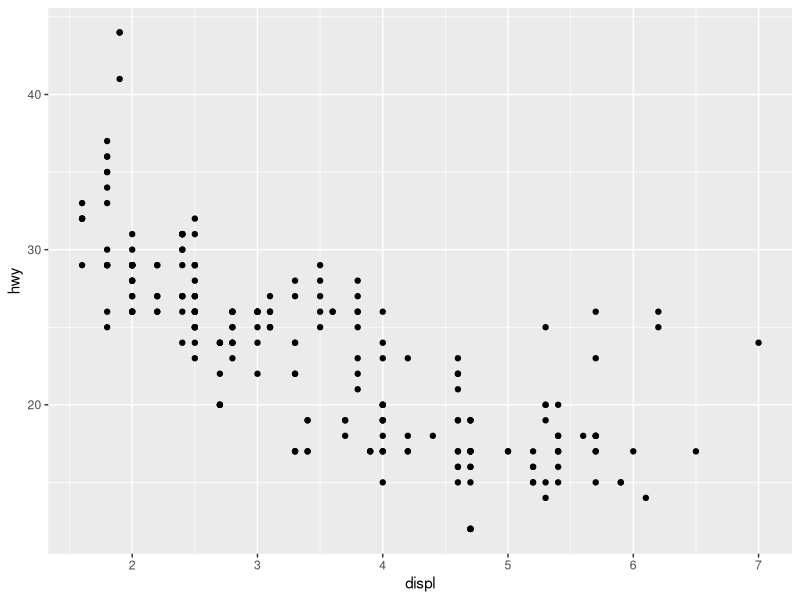
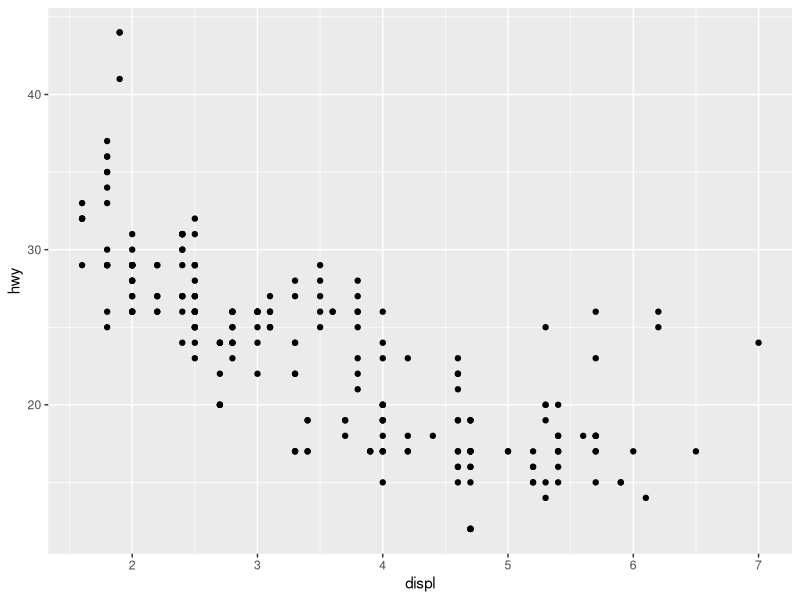
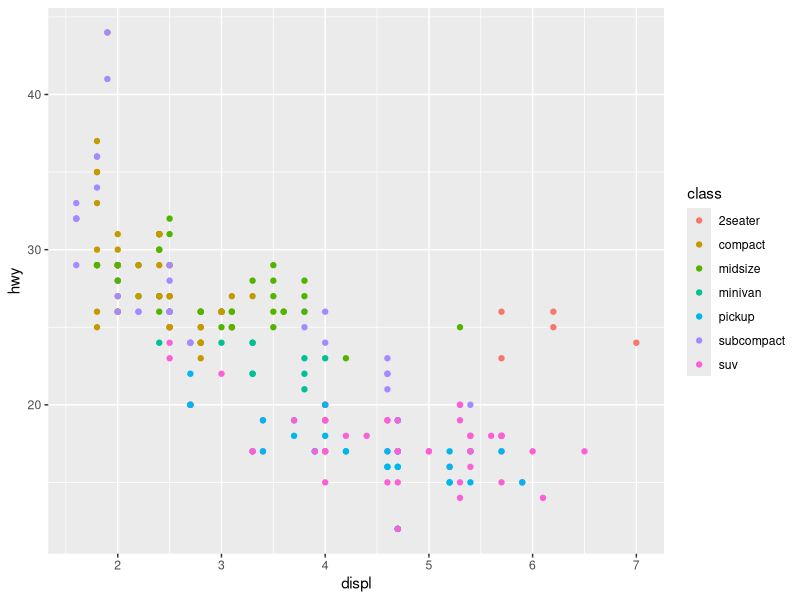
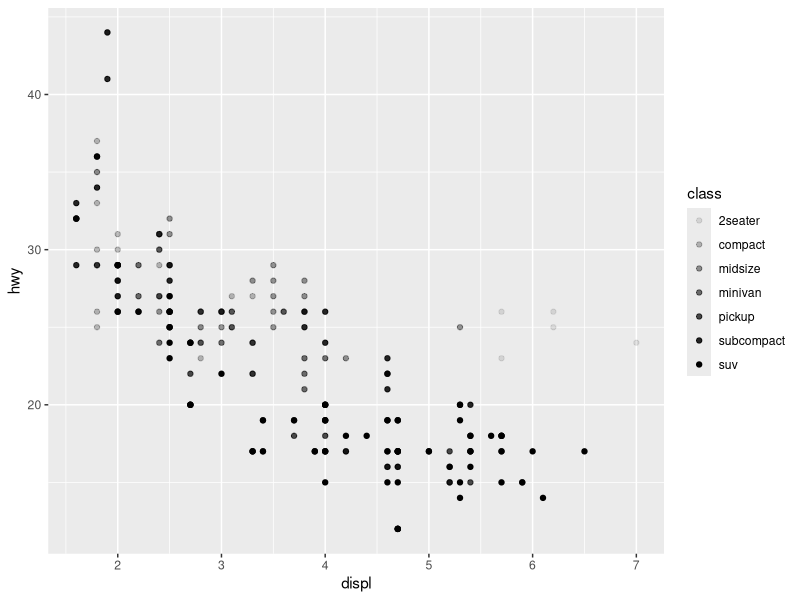
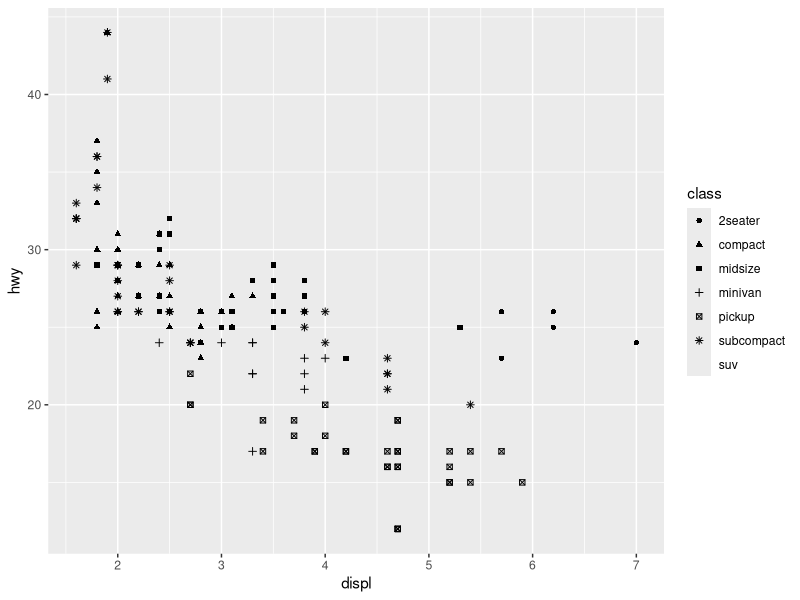
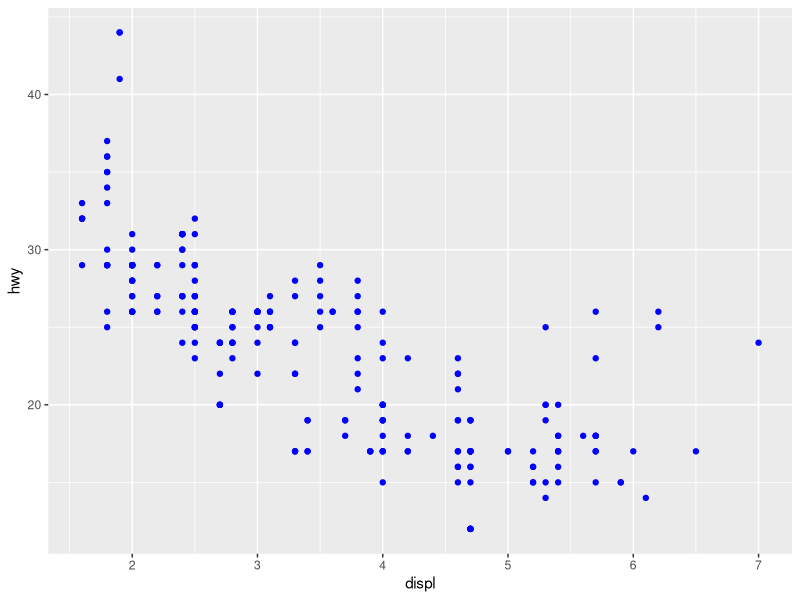
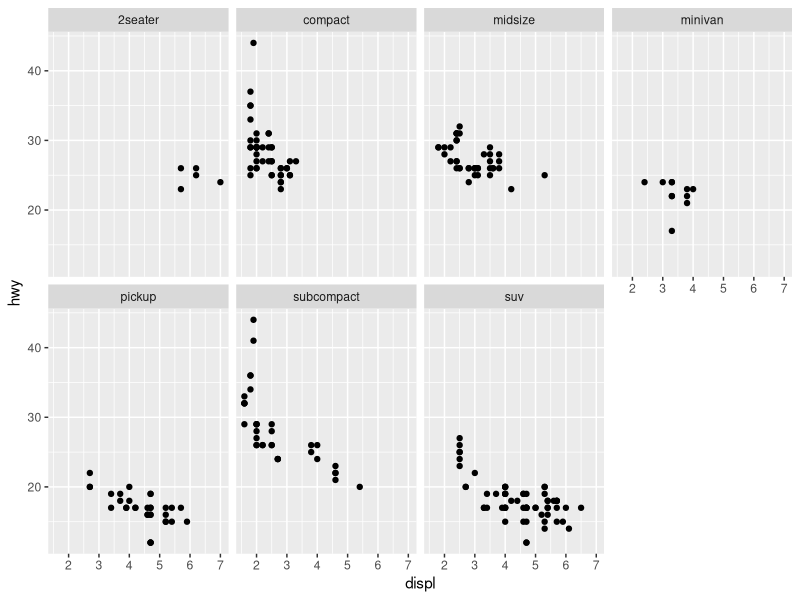
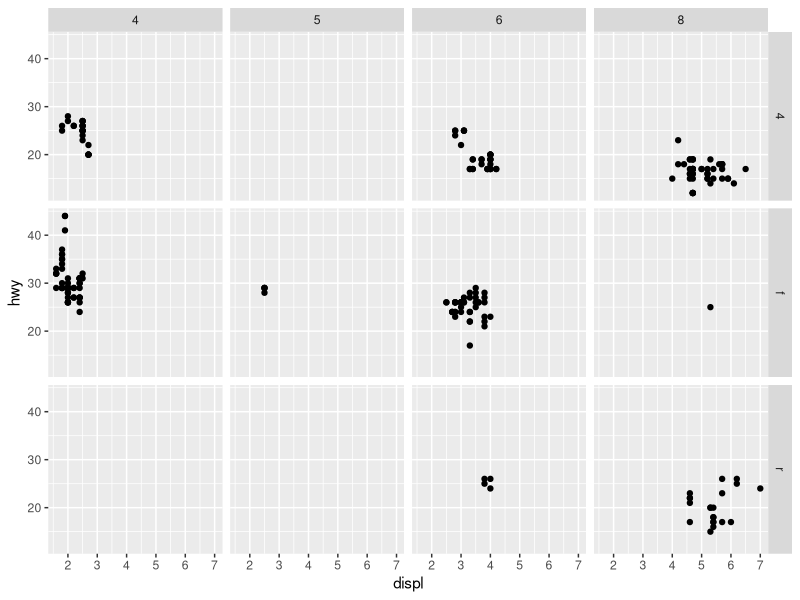

These figures' R source, in order:
# ggplot2 is one of the core members of the tidyverse
install.packages("tidyverse")
library(tidyverse)

# mpg data frame found in ggplot2
library(ggplot2)
ggplot2::mpg

# To plot mpg, run this code to put displ on the x-axis and hwy on the y-axis:
ggplot(mpg, aes(x = displ, y = hwy)) +
    geom_point()

# Alternate method
mpg %>% ggplot(aes(x = displ, y = hwy)) + #shortcut for pipe shift + command + m 
  geom_point()

# map the colors of points to the class variable to reveal the class of each car
ggplot(mpg, aes(x = displ, y = hwy, color = class)) + 
  geom_point()

# alpha aesthetic controls the transparency of the points
ggplot(mpg, aes(x = displ, y = hwy, alpha = class)) + 
  geom_point()

# shape aesthetic controls the shape of the points
ggplot(mpg, aes(x = displ, y = hwy, shape = class)) + 
  geom_point()

# set the aesthetic properties of your geom manually. all points blue
ggplot(mpg, aes(x = displ, y = hwy)) + 
  geom_point(color = "blue")

# split your plot into facets (subplots) each display one subset of the data
ggplot(mpg, aes(x = displ, y = hwy)) + 
  geom_point() + 
  facet_wrap(~ class, nrow = 2)

# facet plot on the combination of two variables add facet_grid()
ggplot(mpg, aes(x = displ, y = hwy)) + 
  geom_point() + 
  facet_grid(drv ~ cyl)
    
# smooth geom, a smooth line fitted to the data
ggplot(mpg, aes(x = displ, y = hwy)) + 
  geom_smooth()

# different line type for each unique value of the mapped variable
ggplot(mpg, aes(x = displ, y = hwy, linetype = drv)) + 
  geom_smooth()

# or color
ggplot(mpg, aes(x = displ, y = hwy, color = drv)) + 
  geom_smooth()

# display multiple geoms in the same plot
ggplot(data = mpg, aes(x = displ, y = hwy)) + 
  geom_point() + 
  geom_smooth()

# add color manually
ggplot(mpg, aes(x = displ, y = hwy)) + 
  geom_point(color ="blue") + 
  geom_smooth(color = "red")

# different color and a separate trend-line for each class
ggplot(data = mpg, aes(x = displ, y = hwy, color = class)) + 
  geom_point() + 
  geom_smooth()

# same graph without standard error 
ggplot(data = mpg, aes(x = displ, y = hwy, color = class)) + 
  geom_point() + 
  geom_smooth(se = FALSE)

# different color for each class with a single trend-line for entire data set
ggplot(data = mpg, aes(x = displ, y = hwy)) + 
  geom_point(aes(color = class)) + 
  geom_smooth(se = FALSE)

# Scales, let's start with a simple graph
ggplot(mpg, mapping = aes(x = cty, y = hwy)) + 
  geom_point()

# let's reverse scales
ggplot(mpg, mapping = aes(x = cty, y = hwy)) + 
  geom_point() +
  scale_x_reverse() +
  scale_y_reverse()

# Color Sclase
ggplot(mpg, mapping = aes(x = displ, y = hwy, color = class)) + 
  geom_point() +
  scale_color_brewer()

# Color Palettes
ggplot(mpg, mapping = aes(x = displ, y = hwy, color = class)) + 
  geom_point() +
  scale_color_brewer(palette = 5)
  
# create a bar graph based on the class variable (categorical)
ggplot(mpg, aes(x = class)) + 
  geom_bar()
# count is a new value obtained through statistical transformation

# we can do this manually
(class_count <- dplyr::count(mpg, class))

# create a bar graph based on the hwy variable (continuous)
ggplot(mpg, aes(x = hwy)) + 
  geom_histogram()

# create a stacked bar graph based on the drv variable (categorical)
ggplot(mpg, aes(x = class, fill = drv)) + 
  geom_bar()

# Cartesian Coordinate System
# Limit X Axis
ggplot(mpg, mapping = aes(x = displ, y = hwy)) +
  geom_point() + 
  coord_cartesian(xlim=c(0,5))

# Bar graph with flipped bars
ggplot(mpg, aes(x=class)) +
  geom_bar() +
  coord_flip()
  
# Facet Grid creates subplots based on two categorical variable
ggplot(mpg, mapping = aes(x = displ, y = hwy)) +
  geom_point() + 
  facet_grid(year ~ cyl)

# Labels and Annotations
ggplot(mpg, aes(x = displ, y = hwy, color = class)) +
  geom_point() +
  labs(title = "Fuel Efficiency by Engine Volume",
       subtitle = "Fuel Economy Data from 1998 to 2008 for 38 Popular Cae Models",
       x = "Engine Volume (Liters)",
       y = "Fuel Efficiency (Miles per Gallon",
       color = "Car Type")
# ctrl + shift + 6 (Maximize Plot Window)
